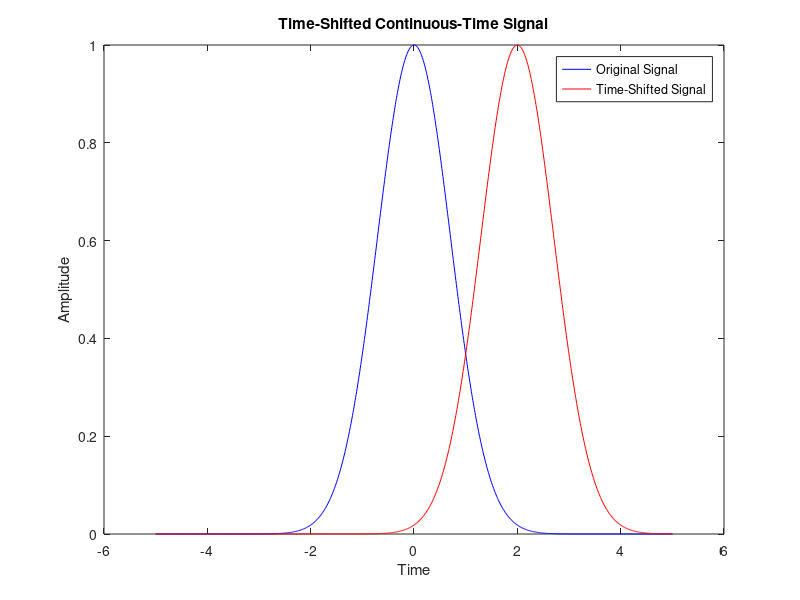
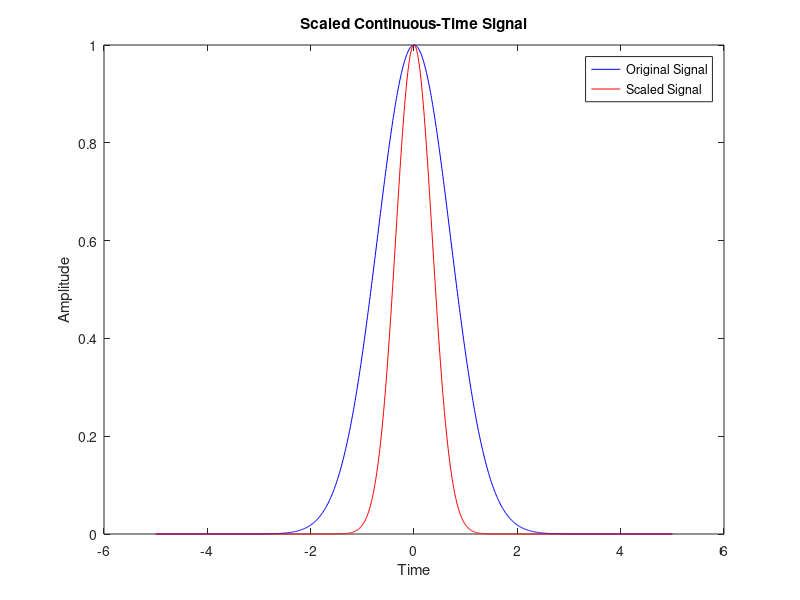
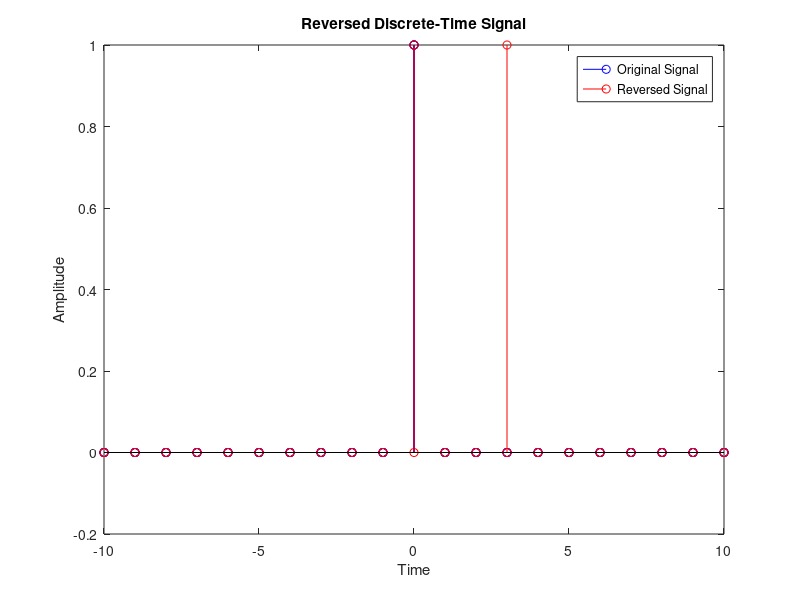

Write the MATLAB code that produced these figures, in order.
%Exercise 1: 
% Define the original signal
t = -5:0.01:5;
x = exp(-t.^2);

% Define the time shift
tau = 2;

% Time-shift the signal
x_shifted = exp(-(t-tau).^2);

% Plot the original and shifted signals
figure;
plot(t, x, 'b', t, x_shifted, 'r');
legend('Original Signal', 'Time-Shifted Signal');
xlabel('Time');
ylabel('Amplitude');
title('Time-Shifted Continuous-Time Signal');


% Define the original signal
t = -5:0.01:5;
x = exp(-t.^2);

% Define the scaling factor
a = 2;

% Scale the signal
x_scaled = exp(-(a*t).^2);

% Plot the original and scaled signals
figure;
plot(t, x, 'b', t, x_scaled, 'r');
legend('Original Signal', 'Scaled Signal');
xlabel('Time');
ylabel('Amplitude');
title('Scaled Continuous-Time Signal');

% Define the original signal
t = -5:0.01:5;
x = exp(-t.^2);

% Reverse the signal
x_reversed = exp(-(-t).^2);

% Plot the original and reversed signals
figure;
plot(t, x, 'b', t, x_reversed, 'r');
legend('Original Signal', 'Reversed Signal');
xlabel('Time');
ylabel('Amplitude');
title('Reversed Continuous-Time Signal');

%Exercise 2:% Define the original signal
n = -10:10;
x = sinc(n);

% Define the time shift
n0 = 3;

% Time-shift the signal
x_shifted = sinc(n-n0);

% Plot the original and shifted signals
stem(n, x, 'b');
hold on;
stem(n, x_shifted, 'r');
legend('Original Signal', 'Time-Shifted Signal');
xlabel('Time');
ylabel('Amplitude');
title('Time-Shifted Discrete-Time Signal');

% Define the original signal
n = -10:10;
x = sinc(n);

% Define the scaling factor
a = 2;

% Scale the signal
x_scaled = sinc(a*n);

% Plot the original and scaled signals
stem(n, x, 'b');
hold on;
stem(n, x_scaled, 'r');
legend('Original Signal', 'Scaled Signal');
xlabel('Time');
ylabel('Amplitude');
title('Scaled Discrete-Time Signal');

% Define the original signal
n = -10:10;
x = sinc(n);

% Reverse the signal
x_reversed = fliplr(x);

% Plot the original and reversed signals
stem(n, x, 'b');
hold on;
stem(n, x_reversed, 'r');
legend('Original Signal', 'Reversed Signal');
xlabel('Time');
ylabel('Amplitude');
title('Reversed Discrete-Time Signal');

